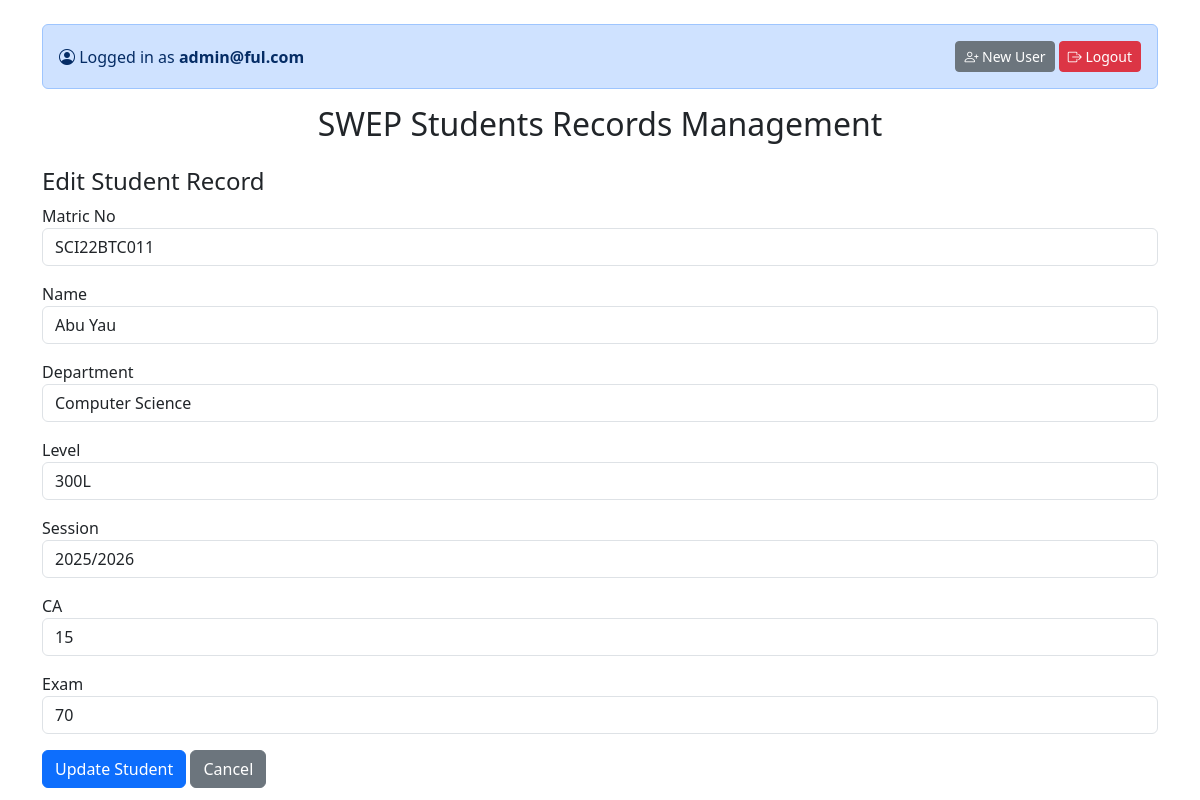
Screenshot of /edit.php?id=11 (signed in) with the database file from the repository.
### tables this page shows
CREATE TABLE `students` (
  `id` int(11) NOT NULL,
  `matric_no` varchar(50) NOT NULL,
  `name` varchar(100) NOT NULL,
  `department` varchar(100) NOT NULL,
  `level` varchar(10) NOT NULL,
  `session` varchar(20) NOT NULL,
  `CA` int(11) DEFAULT 0,
  `exam` int(11) DEFAULT 0,
  `total` int(11) GENERATED ALWAYS AS (`CA` + `exam`) STORED
);

### public/edit.php (the view, shortened to what this page needs)
<?php
include '../config/db.php';
include '../includes/header.php';
$id = $_GET['id'] ?? null;
$sql = "SELECT * FROM students WHERE id = $id";
$result = mysqli_query($conn, $sql);
$student = mysqli_fetch_assoc($result);
?>
<h4>Edit Student Record</h4>
<form method="POST">
    <div class="mb-3">
        <label>Matric No</label>
        <input type="text" name="matric_no" class="form-control" value="<?= htmlspecialchars($student['matric_no']) ?>" required>
    </div>
    <div class="mb-3">
        <label>Name</label>
        <input type="text" name="name" class="form-control" value="<?= htmlspecialchars($student['name']) ?>" required>
    </div>
    <div class="mb-3">
        <label>Department</label>
        <input type="text" name="department" class="form-control" value="<?= htmlspecialchars($student['department']) ?>">
    </div>
    <div class="mb-3">
        <label>Level</label>
        <input type="text" name="level" class="form-control" value="<?= htmlspecialchars($student['level']) ?>">
    </div>
    <div class="mb-3">
        <label>Session</label>
        <input type="text" name="session" class="form-control" value="<?= htmlspecialchars($student['session']) ?>">
    </div>
    <div class="mb-3">
        <label>CA</label>
        <input type="number" name="CA" class="form-control" value="<?= htmlspecialchars($student['CA']) ?>">
    </div>
    <div class="mb-3">
        <label>Exam</label>
        <input type="number" name="exam" class="form-control" value="<?= htmlspecialchars($student['exam']) ?>">
    </div>
    <button class="btn btn-primary" type="submit">Update Student</button>
    <a href="index.php" class="btn btn-secondary">Cancel</a>
</form>
<?php include '../includes/footer.php'; ?>

### rows the page displays
students: matric_no "SCI22BTC011", name "Abu Yau", department "Computer Science", level "300L", session "2025/2026", CA "15", exam "70"

### other values shown
$_SESSION['admin_username'] "admin@ful.com"
